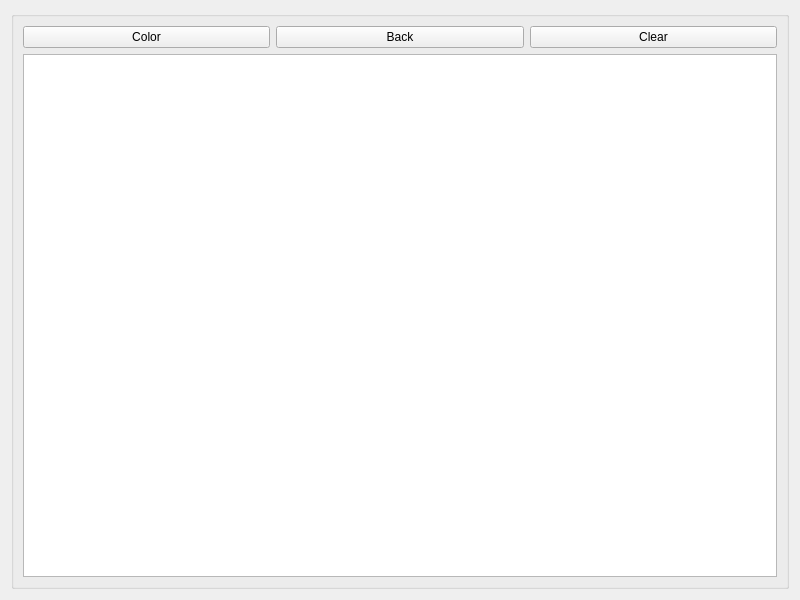
<?xml version="1.0" encoding="UTF-8"?>
<ui version="4.0">
 <class>Paint</class>
 <widget class="QWidget" name="Paint">
  <property name="geometry">
   <rect>
    <x>0</x>
    <y>0</y>
    <width>800</width>
    <height>600</height>
   </rect>
  </property>
  <property name="windowTitle">
   <string>Paint</string>
  </property>
  <layout class="QVBoxLayout" name="verticalLayout_3">
   <item>
    <layout class="QHBoxLayout" name="horizontalLayout">
     <item>
      <widget class="QGroupBox" name="groupBox">
       <property name="title">
        <string/>
       </property>
       <layout class="QGridLayout" name="gridLayout">
        <item row="0" column="2">
         <widget class="QPushButton" name="Clear">
          <property name="text">
           <string>Clear</string>
          </property>
         </widget>
        </item>
        <item row="4" column="0" colspan="3">
         <widget class="QGraphicsView" name="graphicsView"/>
        </item>
        <item row="0" column="1">
         <widget class="QPushButton" name="Back">
          <property name="text">
           <string>Back</string>
          </property>
         </widget>
        </item>
        <item row="0" column="0">
         <widget class="QPushButton" name="Color">
          <property name="text">
           <string>Color</string>
          </property>
         </widget>
        </item>
       </layout>
      </widget>
     </item>
    </layout>
   </item>
  </layout>
 </widget>
 <resources/>
 <connections/>
</ui>
